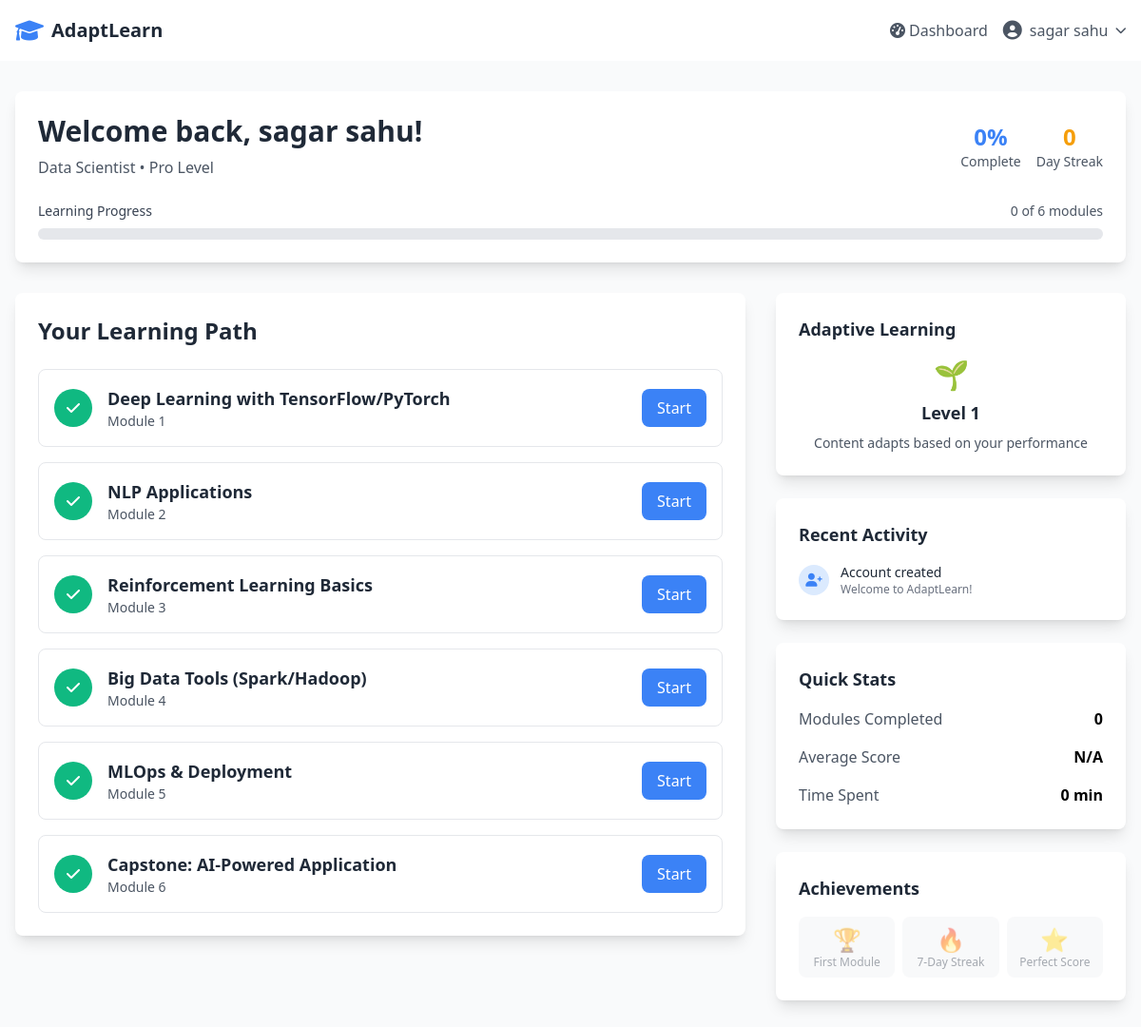
/dashboard (signed in), run on the app's committed database.
### models.py (models this page shows, shortened)
class User(UserMixin, db.Model):
    __tablename__ = 'users'
    id = db.Column(db.Integer, primary_key=True)
    name = db.Column(db.String(100), nullable=False)
    email = db.Column(db.String(120), unique=True, nullable=False)
    password_hash = db.Column(db.String(128), nullable=False)
    role = db.Column(db.String(50))  # software_engineer, data_scientist, data_engineer
    level = db.Column(db.String(20))  # beginner, intermediate, pro
    current_progress = db.Column(db.Integer, default=1)  # Current unlocked module
    created_at = db.Column(db.DateTime, default=datetime.utcnow)
    progress = db.relationship('Progress', backref='user', uselist=False)
    quiz_results = db.relationship('QuizResult', backref='user', lazy=True)

class LearningPath(db.Model):
    __tablename__ = 'learning_paths'
    id = db.Column(db.Integer, primary_key=True)
    role = db.Column(db.String(50), nullable=False)
    level = db.Column(db.String(20), nullable=False)
    module_order = db.Column(db.Integer, nullable=False)
    module_name = db.Column(db.String(200), nullable=False)
    description = db.Column(db.Text)
    estimated_duration = db.Column(db.Integer)  # in minutes
    contents = db.relationship('Content', backref='module', lazy=True)
    quiz_results = db.relationship('QuizResult', backref='module', lazy=True)

### app.py (the view)
@app.route('/dashboard')
@login_required
def dashboard():
    learning_path = LearningPath.query.filter_by(
        role=current_user.role,
        level=current_user.level
    ).order_by(LearningPath.module_order).all()
    progress = Progress.query.filter_by(user_id=current_user.id).first()
    if not progress:
        progress = Progress(user_id=current_user.id, completed_modules=[], difficulty=1)
        db.session.add(progress)
        db.session.commit()
    return render_template('dashboard.html',
                         learning_path=learning_path,
                         progress=progress,
                         user=current_user)

### app.py (called while the page is built)
@login_manager.user_loader
def load_user(user_id):
    return User.query.get(int(user_id))

### templates/dashboard.html (shortened to what this page needs)
{% extends "base.html" %}
{% block content %}
<div class="min-h-screen bg-gray-50 py-8">
    <div class="max-w-7xl mx-auto px-4">
        <div class="bg-white rounded-lg shadow-lg p-6 mb-8">
            <div class="flex flex-col md:flex-row justify-between items-start md:items-center">
                <div>
                    <h1 class="text-3xl font-bold text-gray-800">Welcome back, {{ user.name }}!</h1>
                    <p class="text-gray-600 mt-2">
                        {{ user.role.replace('_', ' ').title() }} • {{ user.level.title() }} Level
                    </p>
                </div>
                <div class="mt-4 md:mt-0">
                    <div class="flex items-center space-x-4">
                        <div class="text-center">
                            <div class="text-2xl font-bold text-primary" id="completionPercentage">0%</div>
                            <div class="text-sm text-gray-600">Complete</div>
                        </div>
                        <div class="text-center">
                            <div class="text-2xl font-bold text-accent" id="currentStreak">0</div>
                            <div class="text-sm text-gray-600">Day Streak</div>
                        </div>
                    </div>
                </div>
            </div>
            <div class="mt-6">
                <div class="flex justify-between items-center mb-2">
                    <span class="text-sm font-medium text-gray-700">Learning Progress</span>
                    <span class="text-sm text-gray-600" id="progressText">0 of {{ learning_path|length }} modules</span>
                </div>
                <div class="w-full bg-gray-200 rounded-full h-3">
                </div>
            </div>
        </div>
        <div class="grid lg:grid-cols-3 gap-8">
            <div class="lg:col-span-2">
                <div class="bg-white rounded-lg shadow-lg p-6">
                    <h2 class="text-2xl font-bold text-gray-800 mb-6">Your Learning Path</h2>
                    <div class="space-y-4">
                        {% for module in learning_path %}
                        <div class="module-card border rounded-lg p-4 transition-all duration-200 hover:shadow-md
                                    {% if module.module_order <= user.current_progress %}bg-white border-gray-200{% else %}bg-gray-50 border-gray-100{% endif %}"
                             data-module-id="{{ module.id }}" data-module-order="{{ module.module_order }}">
                            <div class="flex items-center justify-between">
                                <div class="flex items-center space-x-4">
                                    <div class="flex-shrink-0">
                                        {% if progress and module.id in progress.completed_modules %}
                                        <div class="w-10 h-10 bg-success rounded-full flex items-center justify-center">
                                            <i class="fas fa-check text-white"></i>
                                        </div>
                                        {% elif module.module_order == user.current_progress %}
                                        <div class="w-10 h-10 bg-primary rounded-full flex items-center justify-center">
                                            <i class="fas fa-play text-white"></i>
                                        </div>
                                        {% elif module.module_order < user.current_progress %}
                                        <div class="w-10 h-10 bg-success rounded-full flex items-center justify-center">
                                            <i class="fas fa-check text-white"></i>
                                        </div>
                                        {% else %}
                                        <div class="w-10 h-10 bg-gray-300 rounded-full flex items-center justify-center">
                                            <i class="fas fa-lock text-gray-500"></i>
                                        </div>
                                        {% endif %}
                                    </div>
                                    <div>
                                        <h3 class="text-lg font-semibold text-gray-800">{{ module.module_name }}</h3>
                                        <p class="text-sm text-gray-600">Module {{ module.module_order }}</p>
                                    </div>
                                </div>
                                <div class="flex items-center space-x-2">
                                    {% if module.module_order <= user.current_progress %}
                                    <button onclick="startModule('{{ module.id }}')"
                                            class="bg-primary text-white px-4 py-2 rounded-lg hover:bg-secondary transition-colors">
                                        {% if progress and module.id in progress.completed_modules %}
                                        Review
                                        {% else %}
                                        Start
                                        {% endif %}
                                    </button>
                                    {% else %}
                                    <span class="text-gray-400 text-sm">Locked</span>
                                    {% endif %}
                                </div>
                            </div>
                        </div>
                        {% endfor %}
                    </div>
                </div>
            </div>
            <div class="space-y-6">
                <div class="bg-white rounded-lg shadow-lg p-6">
                    <h3 class="text-lg font-semibold text-gray-800 mb-4">Adaptive Learning</h3>
                    <div class="text-center">
                        <div class="text-3xl mb-2" id="difficultyIcon">🎯</div>
                        <div class="text-lg font-semibold text-gray-800" id="difficultyLevel">
                        </div>
                        <div class="text-sm text-gray-600 mt-2">
                            Content adapts based on your performance
                        </div>
                    </div>
                </div>
                <div class="bg-white rounded-lg shadow-lg p-6">
                    <h3 class="text-lg font-semibold text-gray-800 mb-4">Recent Activity</h3>
                    <div class="space-y-3" id="recentActivity">
                        <div class="flex items-center space-x-3">
                            <div class="w-8 h-8 bg-blue-100 rounded-full flex items-center justify-center">
                                <i class="fas fa-user-plus text-blue-500 text-sm"></i>
                            </div>
                            <div>
                                <div class="text-sm font-medium text-gray-800">Account created</div>
                                <div class="text-xs text-gray-500">Welcome to AdaptLearn!</div>
                            </div>
                        </div>
                    </div>
                </div>
                <div class="bg-white rounded-lg shadow-lg p-6">
                    <h3 class="text-lg font-semibold text-gray-800 mb-4">Quick Stats</h3>
                    <div class="space-y-4">
                        <div class="flex justify-between items-center">
                            <span class="text-gray-600">Modules Completed</span>
                            <span class="font-semibold" id="completedModules">0</span>
                        </div>
                        <div class="flex justify-between items-center">
                            <span class="text-gray-600">Average Score</span>
                            <span class="font-semibold" id="averageScore">N/A</span>
                        </div>
                        <div class="flex justify-between items-center">
                            <span class="text-gray-600">Time Spent</span>
                            <span class="font-semibold" id="timeSpent">0 min</span>
                        </div>
                    </div>
                </div>
                <div class="bg-white rounded-lg shadow-lg p-6">
                    <h3 class="text-lg font-semibold text-gray-800 mb-4">Achievements</h3>
                    <div class="grid grid-cols-3 gap-2" id="achievements">
                        <div class="text-center p-2 bg-gray-100 rounded-lg opacity-50">
                            <div class="text-2xl">🏆</div>
                            <div class="text-xs text-gray-600">First Module</div>
                        </div>
                        <div class="text-center p-2 bg-gray-100 rounded-lg opacity-50">
                            <div class="text-2xl">🔥</div>
                            <div class="text-xs text-gray-600">7-Day Streak</div>
                        </div>
                        <div class="text-center p-2 bg-gray-100 rounded-lg opacity-50">
                            <div class="text-2xl">⭐</div>
                            <div class="text-xs text-gray-600">Perfect Score</div>
                        </div>
                    </div>
                </div>
            </div>
        </div>
    </div>
</div>
{% endblock %}

### templates/base.html (shortened to what this page needs)
<!DOCTYPE html>
<html lang="en">
<head>
    <script src="https://cdn.tailwindcss.com"></script>
    <link href="https://cdnjs.cloudflare.com/ajax/libs/font-awesome/6.0.0/css/all.min.css" rel="stylesheet">
</head>
<body class="bg-gray-50 min-h-screen">
    <nav class="bg-white shadow-lg">
        <div class="max-w-7xl mx-auto px-4">
            <div class="flex justify-between h-16">
                <div class="flex items-center">
                    <a href="/" class="flex items-center space-x-2">
                        <i class="fas fa-graduation-cap text-2xl text-primary"></i>
                        <span class="text-xl font-bold text-gray-800">AdaptLearn</span>
                    </a>
                </div>
                <div class="flex items-center space-x-4">
                    {% if current_user.is_authenticated %}
                        <a href="{{ url_for('dashboard') }}" class="text-gray-600 hover:text-primary">
                            <i class="fas fa-tachometer-alt mr-1"></i>Dashboard
                        </a>
                        <div class="relative group">
                            <button class="flex items-center space-x-2 text-gray-600 hover:text-primary">
                                <i class="fas fa-user-circle text-xl"></i>
                                <span>{{ current_user.name }}</span>
                                <i class="fas fa-chevron-down text-xs"></i>
                            </button>
                        </div>
                    {% else %}
                        <a href="{{ url_for('login') }}" class="text-gray-600 hover:text-primary">Login</a>
                        <a href="{{ url_for('signup') }}" class="bg-primary text-white px-4 py-2 rounded-lg hover:bg-secondary transition-colors">
                            Sign Up
                        </a>
                    {% endif %}
                </div>
            </div>
        </div>
    </nav>
    <main class="flex-1">
        {% block content %}{% endblock %}
    </main>
</body>
</html>

### data on the page
User: name "sagar sahu", role.replace "Data Scientist", level "Pro"
LearningPath: module_name "Deep Learning with TensorFlow/PyTorch", module_order "1", shows "Start"
LearningPath: module_name "NLP Applications", module_order "2", shows "Start"
LearningPath: module_name "Reinforcement Learning Basics", module_order "3", shows "Start"
LearningPath: module_name "Big Data Tools (Spark/Hadoop)", module_order "4", shows "Start"
LearningPath: module_name "MLOps & Deployment", module_order "5", shows "Start"
LearningPath: module_name "Capstone: AI-Powered Application", module_order "6", shows "Start"
